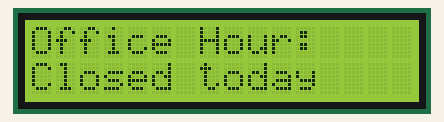
Bench run of a program on a simulated ESP32. Shown: 16×2 character LCD. WiFi joins after 1.5 s; servers stay silent unless stated; the local clock reads 2024-03-15 10:24:30 at power-on unless the program sets it; what the program prints to the serial monitor is not drawn.

Above: at 1.7 s.

The program:

main.cpp
```cpp
#include <Wire.h>
#include <LiquidCrystal_I2C.h>
#include <ESPAsyncWebServer.h>
#include <AsyncTCP.h>
#include "lcd_display.h"
#include <WiFi.h>
#include <time.h>

// Create the I2C LCD object (address 0x27, 16 columns, 2 rows)
LiquidCrystal_I2C lcd(0x27, 16, 2);
LCDDisplay lcdDisplay(lcd);

// Create the AsyncWebServer object on port 80
AsyncWebServer server(80);

const char *ssid = "ELECTRO";
const char *password = "electroelectro123";

const char *PARAM_INPUT_1 = "input1";
const char *PARAM_INPUT_2 = "input2";

// HTML web page to handle 2 input fields (input1, input2)
const char index_html[] PROGMEM = R"rawliteral(
<!DOCTYPE HTML><html><head>
  <title>ESP Input Form</title>
  <meta name="viewport" content="width=device-width, initial-scale=1">
  </head><body>
  <form action="/get">
    First line: <input type="text" name="input1">
    <input type="submit" value="Submit">
  </form><br>
  <form action="/get">
    Second line: <input type="text" name="input2">
    <input type="submit" value="Submit">
  </form>
</body></html>)rawliteral";

void notFound(AsyncWebServerRequest *request)
{
  request->send(404, "text/plain", "Not found");
}

String input1Message = "";
String input2Message = "";

// Set timezone (seconds offset from UTC and DST offset)
const long gmtOffset_sec = 1 * 3600; // e.g. -5*3600 for UTC-5
const int daylightOffset_sec = 3600; // 3600 if DST applies

// Day-specific messages (Sunday=0 .. Saturday=6)
const char *dayMessages[7] = {
    "Closed today  ",
    "10:00-16:00   ",
    "10:00-16:00   ",
    "10:00-16:00   ",
    "10:00-16:00   ",
    "Closed today  ",
    "Closed today  "};

void setup()
{
  Serial.begin(115200);
  WiFi.mode(WIFI_STA);
  WiFi.begin(ssid, password);
  if (WiFi.waitForConnectResult() != WL_CONNECTED)
  {
    Serial.println("WiFi Failed!");
    return;
  }
  Serial.println();
  Serial.print("IP Address: ");
  Serial.println(WiFi.localIP());

  // init LCD
  lcd.init();
  lcd.begin(16, 2);
  lcd.backlight();
  lcd.clear();

  // configure NTP
  configTime(gmtOffset_sec, daylightOffset_sec, "pool.ntp.org", "time.nist.gov");
  // wait for time to be set
  Serial.print("Waiting for time");
  time_t now = time(nullptr);
  while (now < 24 * 3600)
  {
    delay(500);
    Serial.print(".");
    now = time(nullptr);
  }
  Serial.println();

  // Send web page with input fields to client
  server.on("/", HTTP_GET, [](AsyncWebServerRequest *request)
            { request->send(200, "text/html", index_html); });

  // Send a GET request to <ESP_IP>/get?input1=<inputMessage>
  server.on("/get", HTTP_GET, [](AsyncWebServerRequest *request)
            {
    if (request->hasParam(PARAM_INPUT_1) && request->getParam(PARAM_INPUT_1)->value() != "") {
        input1Message = request->getParam(PARAM_INPUT_1)->value();
    }
    if (request->hasParam(PARAM_INPUT_2) && request->getParam(PARAM_INPUT_2)->value() != "") {
        input2Message = request->getParam(PARAM_INPUT_2)->value();
    }

    // Show both messages on LCD
    delay(500);
    lcd.setCursor(0, 0); // First line
    lcd.print(input1Message);
    delay(100);

    lcd.setCursor(0, 1); // Second line
    lcd.print(input2Message);
    delay(100);

    request->send(200, "text/html", "HTTP GET request sent to your ESP<br><a href=\"/\">Return to Home Page</a>"); });
  server.onNotFound(notFound);
  server.begin();
}

void loop()
{
  // current time for day lookup
  time_t now = time(nullptr);
  struct tm *timeinfo = localtime(&now);

  // --- sources with requested priorities ---
  String src1 = (input1Message.length() > 0) ? input1Message : String("Office Hour:");
  String src2 = (input2Message.length() > 0) ? input2Message : String(dayMessages[timeinfo->tm_wday]);

  // Scrolling params (shared)
  const unsigned long holdBeforeScroll = 5000; // ms to hold start view
  const unsigned long scrollInterval = 600;    // ms between scroll steps
  const int dispWidth = 16;

  // Per-line persistent state
  static String cur1 = "", cur2 = "";
  static unsigned long lastChange1 = 0, lastChange2 = 0;
  static unsigned long lastScroll1 = 0, lastScroll2 = 0;
  static int pos1 = 0, pos2 = 0;
  static String shown1 = "", shown2 = "";

  unsigned long m = millis();

  // Reset state when source changes
  if (src1 != cur1)
  {
    cur1 = src1;
    pos1 = 0;
    lastChange1 = m;
    lastScroll1 = m;
  }
  if (src2 != cur2)
  {
    cur2 = src2;
    pos2 = 0;
    lastChange2 = m;
    lastScroll2 = m;
  }

  // Helper to compute visible window for a source string and line-specific state
  auto visibleWindow = [&](const String &cur, unsigned long lastChange, unsigned long &lastScroll, int &pos) -> String
  {
    if (cur.length() <= dispWidth)
    {
      String out = cur;
      while (out.length() < dispWidth)
        out += ' ';
      return out;
    }
    // build scrollable text with trailing gap equal to display width
    String gap;
    for (int i = 0; i < dispWidth; ++i)
      gap += ' ';
    String scrollable = cur + gap;
    // determine window start
    if (m - lastChange < holdBeforeScroll)
    {
      pos = 0;
    }
    else if (m - lastScroll >= scrollInterval)
    {
      lastScroll = m;
      pos++;
      if (pos > (int)scrollable.length() - dispWidth)
        pos = 0;
    }
    return scrollable.substring(pos, pos + dispWidth);
  };

  // Compute windows
  String win1 = visibleWindow(cur1, lastChange1, lastScroll1, pos1);
  String win2 = visibleWindow(cur2, lastChange2, lastScroll2, pos2);

  // Update LCD only when visible content changed (reduces flicker / I2C traffic)
  if (win1 != shown1)
  {
    shown1 = win1;
    lcd.setCursor(0, 0);
    lcd.print(win1);
  }
  if (win2 != shown2)
  {
    shown2 = win2;
    lcd.setCursor(0, 1);
    lcd.print(win2);
  }
}
```

lcd_display.cpp
```cpp
#include <Wire.h>
#include <LiquidCrystal_I2C.h>
#include "lcd_display.h"

LCDDisplay::LCDDisplay(LiquidCrystal_I2C &lcd) : lcd(lcd) {}

void LCDDisplay::init()
{
    lcd.init(); // Use init() instead of begin()
    lcd.backlight();
}

void LCDDisplay::updateText(const String &text)
{
    lcd.clear();
    lcd.setCursor(0, 0);
    lcd.print(text);
}
```

lcd_display.h
```cpp
#include <LiquidCrystal_I2C.h>
#pragma once

class LCDDisplay
{
public:
    LCDDisplay(LiquidCrystal_I2C &lcd);
    void init();
    void updateText(const String &text);

private:
    LiquidCrystal_I2C lcd;
};
```
